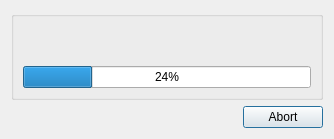
<?xml version="1.0" encoding="UTF-8"?>
<ui version="4.0">
 <class>ProgressDialog</class>
 <widget class="QDialog" name="ProgressDialog">
  <property name="geometry">
   <rect>
    <x>0</x>
    <y>0</y>
    <width>334</width>
    <height>138</height>
   </rect>
  </property>
  <property name="sizePolicy">
   <sizepolicy hsizetype="Fixed" vsizetype="Fixed">
    <horstretch>0</horstretch>
    <verstretch>0</verstretch>
   </sizepolicy>
  </property>
  <property name="windowTitle">
   <string>Upload Progress</string>
  </property>
  <property name="modal">
   <bool>true</bool>
  </property>
  <layout class="QVBoxLayout" name="verticalLayout_2">
   <item>
    <widget class="QGroupBox" name="groupBox">
     <property name="title">
      <string/>
     </property>
     <layout class="QVBoxLayout" name="verticalLayout">
      <item>
       <widget class="QLabel" name="fileLabel">
        <property name="text">
         <string/>
        </property>
       </widget>
      </item>
      <item>
       <widget class="QLabel" name="speedLabel">
        <property name="text">
         <string/>
        </property>
       </widget>
      </item>
      <item>
       <widget class="QProgressBar" name="progressBar">
        <property name="value">
         <number>24</number>
        </property>
       </widget>
      </item>
     </layout>
    </widget>
   </item>
   <item>
    <widget class="QDialogButtonBox" name="buttonBox">
     <property name="orientation">
      <enum>Qt::Horizontal</enum>
     </property>
     <property name="standardButtons">
      <set>QDialogButtonBox::Abort</set>
     </property>
    </widget>
   </item>
  </layout>
 </widget>
 <resources/>
 <connections>
  <connection>
   <sender>buttonBox</sender>
   <signal>accepted()</signal>
   <receiver>ProgressDialog</receiver>
   <slot>accept()</slot>
   <hints>
    <hint type="sourcelabel">
     <x>248</x>
     <y>254</y>
    </hint>
    <hint type="destinationlabel">
     <x>157</x>
     <y>274</y>
    </hint>
   </hints>
  </connection>
  <connection>
   <sender>buttonBox</sender>
   <signal>rejected()</signal>
   <receiver>ProgressDialog</receiver>
   <slot>reject()</slot>
   <hints>
    <hint type="sourcelabel">
     <x>316</x>
     <y>260</y>
    </hint>
    <hint type="destinationlabel">
     <x>286</x>
     <y>274</y>
    </hint>
   </hints>
  </connection>
 </connections>
</ui>
